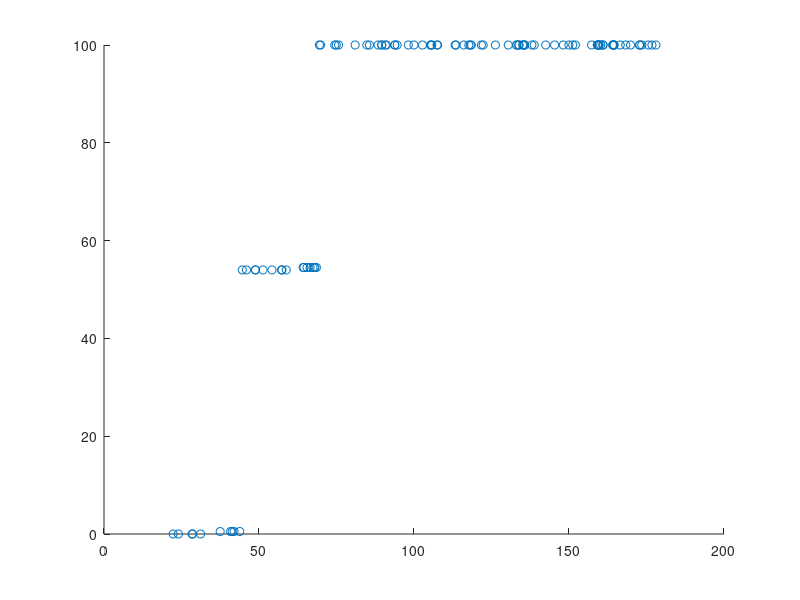

Reproduce this figure in MATLAB.
% Tutorial 2.1, Leaky integrate and fire model
% Written by Clark Xu

%% parameter
E_l = -0.070;
R_m = 5e6;
C_m = 2e-9;
V_reset = -0.065;
V_threshold = -0.050;
t_max = 2;
dt = 0.0001;
Ntrial=100;
tau_m = C_m*R_m;

%% Create vectors
t = 0:dt:t_max;
Nt = length(t);
V = zeros(Ntrial, Nt);


V(:,1) = E_l;


I_0 = (1/R_m)*(V_threshold-E_l); %threshold

% Io is the list of Iapp values
Io = rand(1, Ntrial)+1;
disp(Io)
Io = I_0*Io;
disp(Io(1,1))
firing = zeros(1, Ntrial);
calculated_firing = zeros(1, Ntrial);


for trial=1:Ntrial

    firing_count = 0;
    I_app = Io(trial)*ones(1,Nt);
    
    for i=2:Nt
        dV = ((E_l-V(trial,i-1))/R_m+I_app(1,i))*(dt/C_m);
        V(trial,i) = V(1,i-1)+dV;
        if V(trial,i)>V_threshold
            V(trial,i)=V_reset;
            firing_count = firing_count+1;
        end
    
    end

    % firing rate limited below 100 Hz
    firing_count=min(100,firing_count/2);
    firing(1, trial)=firing_count;
    
    % calculated firing rate
    calculated_firing(1, trial) = 1/(tau_m*log(Io(1,trial)*R_m+E_l-V_reset)- ...
        tau_m*log(Io(1,trial)*R_m+E_l-V_threshold));

end

scatter(calculated_firing, firing);



